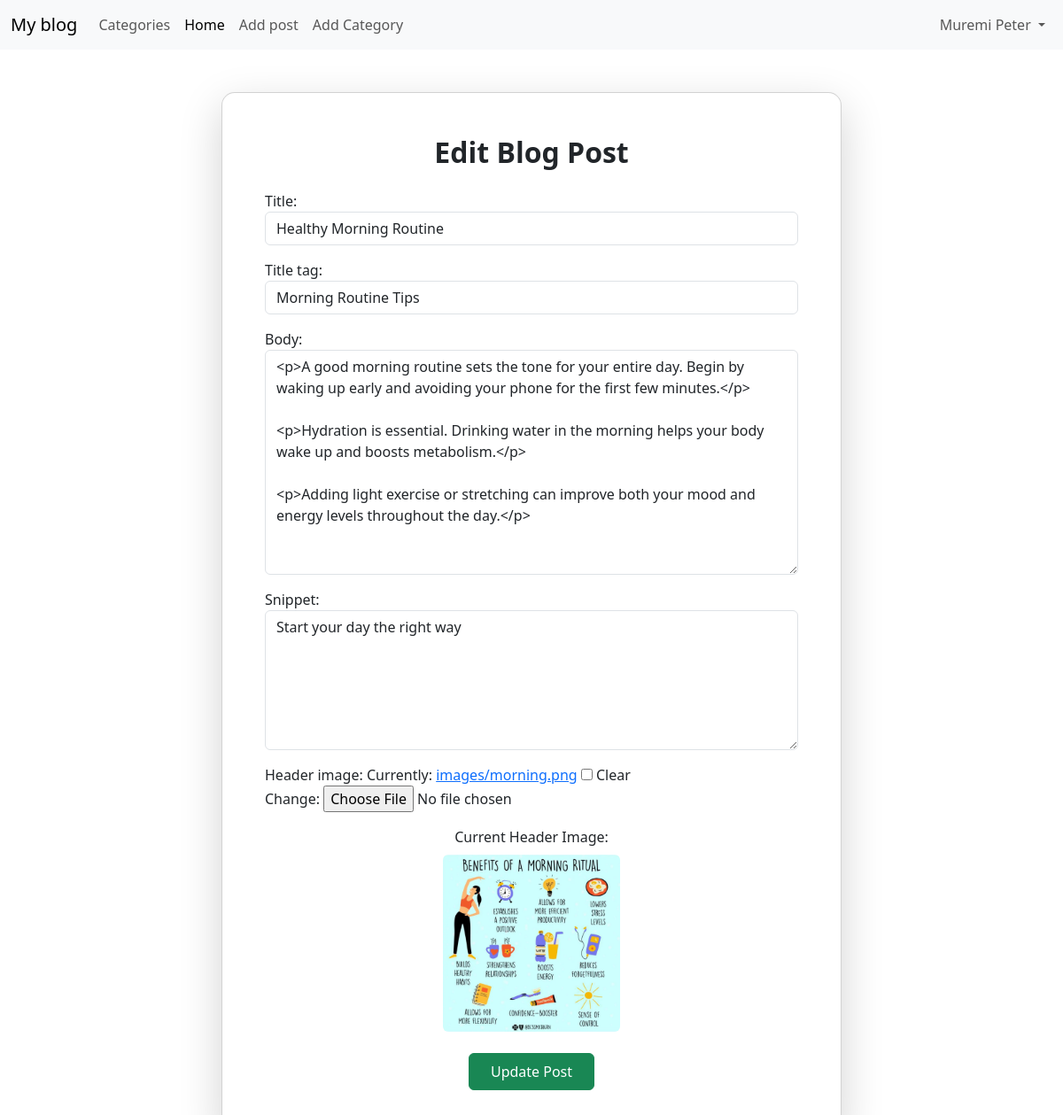
/article/edit/32 (signed in), run on the app's committed database.
### blog/models.py (models this page shows, shortened)
class Post(models.Model):
    title = models.CharField(max_length=30)
    header_image = models.ImageField(null=True, blank=True, upload_to="images/")
    title_tag = models.CharField(max_length=30)
    author = models.ForeignKey(User, on_delete=models.CASCADE)
    body = RichTextField(blank=True, null=True)
    post_date = models.DateField(auto_now_add=True)
    category = models.CharField(max_length=20)
    snippet = models.CharField(max_length=48)
    likes = models.ManyToManyField(User, related_name='blog_posts')
    updated_at = models.DateTimeField(auto_now=True)  # <-- tracks last update

### blog/views.py (the view, shortened to what this page needs)
# urls.py: path('article/edit/<int:pk>', UpdatePostView.as_view(), name='update_post'),
class UpdatePostView(UpdateView):
    model = Post
    form_class = EditForm
    template_name = "update_post.html"

### blog/forms.py
class EditForm(forms.ModelForm):
    class Meta:
        model = Post
        fields = ("title", "title_tag", "body", "snippet", "header_image")
        widgets = {
            "title": forms.TextInput(
                attrs={
                    "class": "form-control",
                    "placeholder": "Title of your blog post",
                }
            ),
            "title_tag": forms.TextInput(attrs={"class": "form-control"}),
            "body": forms.Textarea(
                attrs={
                    "class": "form-control",
                    "rows": 10,  # taller body field
                }
            ),
            "snippet": forms.Textarea(
                attrs={
                    "class": "form-control",
                    "rows": 6,  # taller snippet field
                    "placeholder": "Write a short snippet...",
                    "style": "resize: vertical;",  # allow vertical resize
                }
            ),
        }

### blog/templates/update_post.html (shortened to what this page needs)
{% extends 'base.html' %}
{% block content %}
<div class="container mt-5 d-flex justify-content-center">
    {% if user.is_authenticated %}
        {% if user.id == post.author.id %}
        <div class="card shadow-lg p-5" style="width: 85%; max-width: 700px; border-radius: 15px;">
            <h2 class="text-center mb-4" style="font-weight: 600;">
                Edit Blog Post
            </h2>
            <form method="POST" enctype="multipart/form-data">
                {{ form.as_p }}
                {% if form.instance.header_image %}
                    <div class="mb-3 text-center">
                        <label class="form-label">Current Header Image:</label>
                        <div>
                            <img src="{{ form.instance.header_image.url }}"
                                 alt="Current Header"
                                 class="img-fluid rounded"
                                 style="max-height: 200px; object-fit: cover;">
                        </div>
                    </div>
                {% endif %}
                <div class="text-center mt-4">
                    <button class="btn btn-success px-4 py-2">
                        Update Post
                    </button>
                </div>
            </form>
        </div>
        {% else %}
        <div class="alert alert-danger text-center p-4" style="width: 85%; max-width: 600px;">
            <h5 class="mb-2">Access Denied</h5>
            <p class="mb-0">You are not allowed to edit this post.</p>
        </div>
        {% endif %}
    {% else %}
    <div class="alert alert-warning text-center p-4" style="width: 85%; max-width: 600px;">
        <h5 class="mb-2">Not Logged In</h5>
        <p class="mb-0">Please log in to edit posts.</p>
    </div>
    {% endif %}
</div>
{% endblock %}

### blog/templates/base.html (shortened to what this page needs)
<!doctype html>
<html lang="en">
<head>
    <link href="https://cdn.jsdelivr.net/npm/bootstrap@5.3.8/dist/css/bootstrap.min.css" rel="stylesheet">
</head>
<body>
    <nav class="navbar navbar-expand-lg bg-body-tertiary">
        <div class="container-fluid">
            <a class="navbar-brand" href="{% url 'home' %}">My blog</a>
            <div class="collapse navbar-collapse" id="navbarSupportedContent">
                <ul class="navbar-nav me-auto mb-2 mb-lg-0">
                    {% if cat_menu %}
                    <li class="nav-item dropdown">
                        <a class="nav-link dropdown-toggle" href="#" data-bs-toggle="dropdown">
                            Categories
                        </a>
                        <ul class="dropdown-menu">
                            {% for item in cat_menu %}
                            <li>
                                <a class="dropdown-item" href="{% url 'category' item|slugify %}">
                                    {{ item }}
                                </a>
                            </li>
                            {% endfor %}
                        </ul>
                    </li>
                    {% else %}
                    <li class="nav-item">
                        <a class="nav-link" href="{% url 'category-list' %}">Categories</a>
                    </li>
                    {% endif %}
                    {% if user.is_authenticated %}
                    <li class="nav-item">
                        <a class="nav-link active" href="{% url 'home' %}">Home</a>
                    </li>
                    <li class="nav-item">
                        <a class="nav-link" href="{% url 'add_post' %}">Add post</a>
                    </li>
                    <li class="nav-item">
                        <a class="nav-link" href="{% url 'add_category' %}">Add Category</a>
                    </li>
                    {% endif %}
                </ul>
                {% if user.is_authenticated %}
                <ul class="navbar-nav ms-auto">
                    <li class="nav-item dropdown">
                        <a class="nav-link dropdown-toggle" href="#" data-bs-toggle="dropdown">
                            {{ user.first_name}}
                            {{user.last_name}}
                        </a>
                    </li>
                </ul>
                {% endif %}
            </div>
        </div>
    </nav>
    {% block content %}
    {% endblock %}
</body>
</html>

### data on the page
Post: title "Healthy Morning Routine", title_tag "Morning Routine Tips", body "<p>A good morning routine sets the tone for your entire day. Begin by waking up early and avoiding your phone for the first few minutes.</p> <p>Hydration is essential. Drinking water in the morning helps your body wake up and boosts metabolism.</p> <p>Adding light exercise or stretching can improve both your mood and energy levels throughout the day.</p>", snippet "Start your day the right way", instance.header_image (picture)

### other printed values
{{ user.first_name }} "Muremi"
{{ user.last_name }} "Peter"
